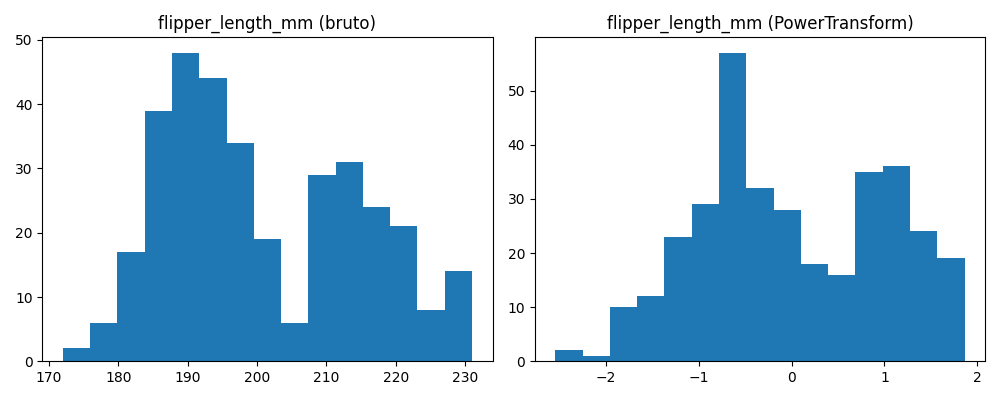

Reproduce this figure in Python.
import seaborn as sns
from sklearn.preprocessing import PowerTransformer
import matplotlib.pyplot as plt

penguins = sns.load_dataset("penguins")
X = penguins[["flipper_length_mm"]].dropna()

pt = PowerTransformer()
X_pt = pt.fit_transform(X)

fig, ax = plt.subplots(1, 2, figsize=(10, 4))
ax[0].hist(X.values.ravel(), bins=15)
ax[0].set_title("flipper_length_mm (bruto)")

ax[1].hist(X_pt.ravel(), bins=15)
ax[1].set_title("flipper_length_mm (PowerTransform)")
plt.tight_layout()
plt.savefig("ex6.png")
